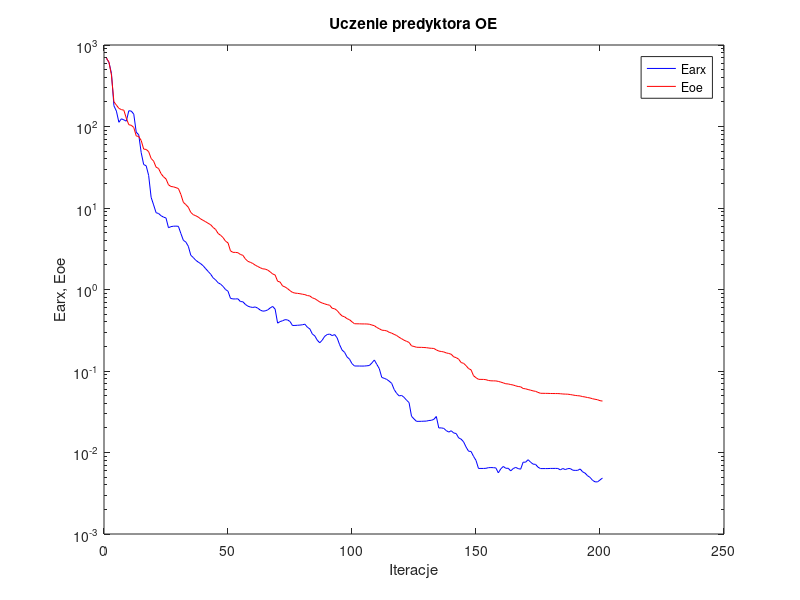
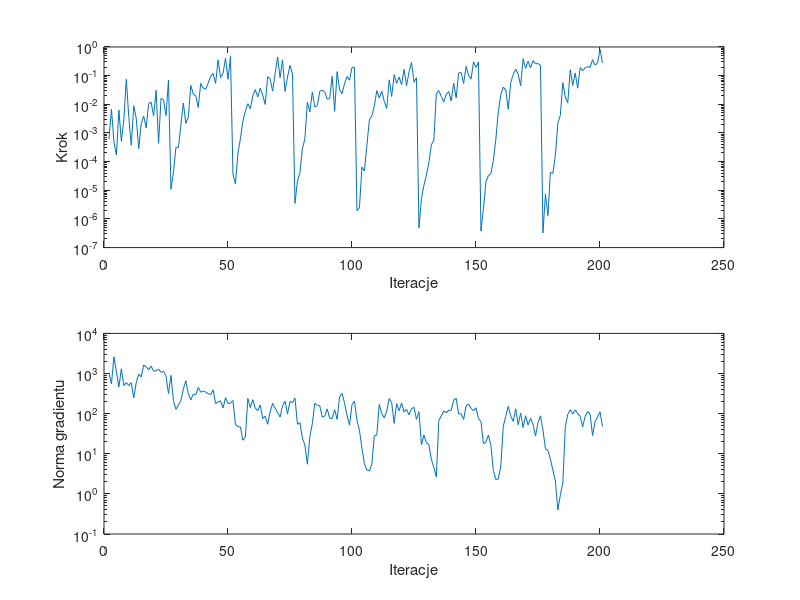

These charts were generated, in order, by the following MATLAB code:
%uczenie predyktora oe
clear all;
n=0; farx(n+1)=6.877276e+002; foe(n+1)=6.906692e+002; wspucz(n+1)=0.000000e+000; ng(n+1)=0.000000e+000;
%odnowa zmiennej metryki
n=1; farx(n+1)=6.121304e+002; foe(n+1)=6.142045e+002; krok(n+1)=6.048641e-004; ng(n+1)=1.034201e+003;
n=2; farx(n+1)=4.491600e+002; foe(n+1)=4.281762e+002; krok(n+1)=6.817777e-003; ng(n+1)=5.528603e+002;
n=3; farx(n+1)=1.795489e+002; foe(n+1)=2.010783e+002; krok(n+1)=4.835723e-004; ng(n+1)=2.615887e+003;
n=4; farx(n+1)=1.544669e+002; foe(n+1)=1.829976e+002; krok(n+1)=1.697983e-004; ng(n+1)=1.106286e+003;
n=5; farx(n+1)=1.127007e+002; foe(n+1)=1.668229e+002; krok(n+1)=6.227174e-003; ng(n+1)=4.627711e+002;
n=6; farx(n+1)=1.243019e+002; foe(n+1)=1.612782e+002; krok(n+1)=5.126539e-004; ng(n+1)=1.307448e+003;
n=7; farx(n+1)=1.206286e+002; foe(n+1)=1.583407e+002; krok(n+1)=2.926191e-003; ng(n+1)=5.010199e+002;
n=8; farx(n+1)=1.163053e+002; foe(n+1)=1.262883e+002; krok(n+1)=7.468693e-002; ng(n+1)=5.919645e+002;
n=9; farx(n+1)=1.561011e+002; foe(n+1)=1.051841e+002; krok(n+1)=3.544455e-003; ng(n+1)=5.013189e+002;
n=10; farx(n+1)=1.545985e+002; foe(n+1)=1.034677e+002; krok(n+1)=3.702988e-004; ng(n+1)=5.903693e+002;
n=11; farx(n+1)=1.418151e+002; foe(n+1)=9.732075e+001; krok(n+1)=8.929289e-003; ng(n+1)=2.458880e+002;
n=12; farx(n+1)=8.507602e+001; foe(n+1)=7.656527e+001; krok(n+1)=3.241860e-003; ng(n+1)=5.937557e+002;
n=13; farx(n+1)=7.916260e+001; foe(n+1)=7.546079e+001; krok(n+1)=2.842659e-004; ng(n+1)=9.679118e+002;
n=14; farx(n+1)=4.772507e+001; foe(n+1)=6.734848e+001; krok(n+1)=2.093764e-003; ng(n+1)=8.239509e+002;
n=15; farx(n+1)=3.411626e+001; foe(n+1)=5.280505e+001; krok(n+1)=3.868579e-003; ng(n+1)=1.628258e+003;
n=16; farx(n+1)=3.299999e+001; foe(n+1)=5.234912e+001; krok(n+1)=1.506590e-003; ng(n+1)=1.471470e+003;
n=17; farx(n+1)=2.511442e+001; foe(n+1)=4.913653e+001; krok(n+1)=1.048565e-002; ng(n+1)=1.239945e+003;
n=18; farx(n+1)=1.352797e+001; foe(n+1)=4.057074e+001; krok(n+1)=1.183106e-002; ng(n+1)=1.520851e+003;
n=19; farx(n+1)=1.092527e+001; foe(n+1)=3.761020e+001; krok(n+1)=3.888965e-003; ng(n+1)=1.152223e+003;
n=20; farx(n+1)=8.754844e+000; foe(n+1)=3.172079e+001; krok(n+1)=3.068686e-002; ng(n+1)=1.159369e+003;
n=21; farx(n+1)=8.564787e+000; foe(n+1)=3.053455e+001; krok(n+1)=4.363101e-004; ng(n+1)=1.285644e+003;
n=22; farx(n+1)=8.042048e+000; foe(n+1)=2.639310e+001; krok(n+1)=1.611092e-002; ng(n+1)=1.071162e+003;
n=23; farx(n+1)=7.731575e+000; foe(n+1)=2.413628e+001; krok(n+1)=1.450364e-002; ng(n+1)=1.145036e+003;
n=24; farx(n+1)=7.539250e+000; foe(n+1)=2.273264e+001; krok(n+1)=4.046033e-003; ng(n+1)=8.632741e+002;
n=25; farx(n+1)=5.726991e+000; foe(n+1)=1.927948e+001; krok(n+1)=7.071636e-002; ng(n+1)=3.183882e+002;
%odnowa zmiennej metryki
n=26; farx(n+1)=5.907699e+000; foe(n+1)=1.835455e+001; krok(n+1)=1.085468e-005; ng(n+1)=8.991285e+002;
n=27; farx(n+1)=5.976578e+000; foe(n+1)=1.818830e+001; krok(n+1)=4.135969e-005; ng(n+1)=2.114197e+002;
n=28; farx(n+1)=5.995680e+000; foe(n+1)=1.777060e+001; krok(n+1)=3.164277e-004; ng(n+1)=1.280825e+002;
n=29; farx(n+1)=5.958204e+000; foe(n+1)=1.733493e+001; krok(n+1)=3.044953e-004; ng(n+1)=1.667131e+002;
n=30; farx(n+1)=4.860263e+000; foe(n+1)=1.466622e+001; krok(n+1)=1.934772e-003; ng(n+1)=2.108480e+002;
n=31; farx(n+1)=4.015606e+000; foe(n+1)=1.174179e+001; krok(n+1)=1.109636e-002; ng(n+1)=4.095218e+002;
n=32; farx(n+1)=3.819310e+000; foe(n+1)=1.100881e+001; krok(n+1)=2.141344e-003; ng(n+1)=6.606894e+002;
n=33; farx(n+1)=3.390987e+000; foe(n+1)=1.021759e+001; krok(n+1)=3.621201e-003; ng(n+1)=3.116472e+002;
n=34; farx(n+1)=2.630553e+000; foe(n+1)=8.821121e+000; krok(n+1)=4.559356e-002; ng(n+1)=2.214520e+002;
n=35; farx(n+1)=2.467918e+000; foe(n+1)=8.280917e+000; krok(n+1)=2.272397e-002; ng(n+1)=3.058154e+002;
n=36; farx(n+1)=2.283941e+000; foe(n+1)=8.034509e+000; krok(n+1)=1.971968e-002; ng(n+1)=2.964477e+002;
n=37; farx(n+1)=2.170272e+000; foe(n+1)=7.741451e+000; krok(n+1)=7.809264e-003; ng(n+1)=4.510264e+002;
n=38; farx(n+1)=2.072439e+000; foe(n+1)=7.328345e+000; krok(n+1)=5.360061e-002; ng(n+1)=3.417681e+002;
n=39; farx(n+1)=1.953320e+000; foe(n+1)=7.052056e+000; krok(n+1)=3.637216e-002; ng(n+1)=3.649835e+002;
n=40; farx(n+1)=1.799671e+000; foe(n+1)=6.778375e+000; krok(n+1)=3.338729e-002; ng(n+1)=3.454090e+002;
n=41; farx(n+1)=1.665799e+000; foe(n+1)=6.487512e+000; krok(n+1)=5.507794e-002; ng(n+1)=3.141009e+002;
n=42; farx(n+1)=1.542025e+000; foe(n+1)=6.237589e+000; krok(n+1)=9.358032e-002; ng(n+1)=2.981858e+002;
n=43; farx(n+1)=1.391127e+000; foe(n+1)=5.770730e+000; krok(n+1)=1.186921e-001; ng(n+1)=3.921758e+002;
n=44; farx(n+1)=1.312565e+000; foe(n+1)=5.456619e+000; krok(n+1)=5.405940e-002; ng(n+1)=1.785623e+002;
n=45; farx(n+1)=1.210152e+000; foe(n+1)=4.873406e+000; krok(n+1)=3.550835e-001; ng(n+1)=1.937261e+002;
n=46; farx(n+1)=1.164477e+000; foe(n+1)=4.631045e+000; krok(n+1)=8.641149e-002; ng(n+1)=2.091057e+002;
n=47; farx(n+1)=1.091118e+000; foe(n+1)=4.338071e+000; krok(n+1)=1.200954e-001; ng(n+1)=1.388060e+002;
n=48; farx(n+1)=1.000193e+000; foe(n+1)=3.914306e+000; krok(n+1)=4.104871e-001; ng(n+1)=2.500677e+002;
n=49; farx(n+1)=9.526425e-001; foe(n+1)=3.735730e+000; krok(n+1)=7.462902e-002; ng(n+1)=1.778736e+002;
n=50; farx(n+1)=7.786887e-001; foe(n+1)=2.978539e+000; krok(n+1)=4.706699e-001; ng(n+1)=1.816951e+002;
%odnowa zmiennej metryki
n=51; farx(n+1)=7.662263e-001; foe(n+1)=2.857188e+000; krok(n+1)=3.666394e-005; ng(n+1)=2.121131e+002;
n=52; farx(n+1)=7.658635e-001; foe(n+1)=2.853689e+000; krok(n+1)=1.645830e-005; ng(n+1)=5.387626e+001;
n=53; farx(n+1)=7.687293e-001; foe(n+1)=2.828197e+000; krok(n+1)=1.985317e-004; ng(n+1)=4.726396e+001;
n=54; farx(n+1)=7.112094e-001; foe(n+1)=2.690440e+000; krok(n+1)=6.326141e-004; ng(n+1)=4.658504e+001;
n=55; farx(n+1)=7.073438e-001; foe(n+1)=2.625694e+000; krok(n+1)=2.586254e-003; ng(n+1)=2.168338e+001;
n=56; farx(n+1)=6.565107e-001; foe(n+1)=2.373943e+000; krok(n+1)=5.711090e-003; ng(n+1)=2.640175e+001;
n=57; farx(n+1)=6.248948e-001; foe(n+1)=2.218278e+000; krok(n+1)=1.048565e-002; ng(n+1)=2.400885e+002;
n=58; farx(n+1)=6.098735e-001; foe(n+1)=2.156302e+000; krok(n+1)=6.970662e-003; ng(n+1)=1.411804e+002;
n=59; farx(n+1)=6.026376e-001; foe(n+1)=2.085477e+000; krok(n+1)=1.960331e-002; ng(n+1)=2.222911e+002;
n=60; farx(n+1)=6.109944e-001; foe(n+1)=1.988540e+000; krok(n+1)=3.272372e-002; ng(n+1)=1.364406e+002;
n=61; farx(n+1)=5.896049e-001; foe(n+1)=1.914603e+000; krok(n+1)=1.802073e-002; ng(n+1)=1.193930e+002;
n=62; farx(n+1)=5.596627e-001; foe(n+1)=1.849532e+000; krok(n+1)=3.640360e-002; ng(n+1)=1.638666e+002;
n=63; farx(n+1)=5.424083e-001; foe(n+1)=1.793625e+000; krok(n+1)=2.038266e-002; ng(n+1)=7.569469e+001;
n=64; farx(n+1)=5.466645e-001; foe(n+1)=1.779913e+000; krok(n+1)=9.914684e-003; ng(n+1)=8.671241e+001;
n=65; farx(n+1)=5.615629e-001; foe(n+1)=1.731213e+000; krok(n+1)=9.089589e-002; ng(n+1)=5.433176e+001;
n=66; farx(n+1)=5.938459e-001; foe(n+1)=1.647569e+000; krok(n+1)=7.780615e-002; ng(n+1)=1.117619e+002;
n=67; farx(n+1)=6.201091e-001; foe(n+1)=1.551946e+000; krok(n+1)=2.896961e-002; ng(n+1)=1.807013e+002;
n=68; farx(n+1)=5.747918e-001; foe(n+1)=1.506990e+000; krok(n+1)=1.171506e-001; ng(n+1)=1.372049e+002;
n=69; farx(n+1)=3.866681e-001; foe(n+1)=1.264085e+000; krok(n+1)=4.500546e-001; ng(n+1)=1.065596e+002;
n=70; farx(n+1)=4.039050e-001; foe(n+1)=1.234377e+000; krok(n+1)=8.430727e-002; ng(n+1)=8.251290e+001;
n=71; farx(n+1)=4.135268e-001; foe(n+1)=1.106341e+000; krok(n+1)=3.556863e-001; ng(n+1)=1.564827e+002;
n=72; farx(n+1)=4.264738e-001; foe(n+1)=1.074457e+000; krok(n+1)=2.788178e-002; ng(n+1)=2.048972e+002;
n=73; farx(n+1)=4.235109e-001; foe(n+1)=1.025987e+000; krok(n+1)=8.973423e-002; ng(n+1)=9.718571e+001;
n=74; farx(n+1)=4.049765e-001; foe(n+1)=9.685170e-001; krok(n+1)=2.268193e-001; ng(n+1)=2.005778e+002;
n=75; farx(n+1)=3.617731e-001; foe(n+1)=9.213771e-001; krok(n+1)=1.144404e-001; ng(n+1)=1.861199e+002;
%odnowa zmiennej metryki
n=76; farx(n+1)=3.624177e-001; foe(n+1)=9.033940e-001; krok(n+1)=3.493217e-006; ng(n+1)=2.460435e+002;
n=77; farx(n+1)=3.640979e-001; foe(n+1)=8.973706e-001; krok(n+1)=2.097007e-005; ng(n+1)=5.421963e+001;
n=78; farx(n+1)=3.659909e-001; foe(n+1)=8.878784e-001; krok(n+1)=4.154824e-005; ng(n+1)=5.980278e+001;
n=79; farx(n+1)=3.691644e-001; foe(n+1)=8.758685e-001; krok(n+1)=2.802141e-004; ng(n+1)=2.469796e+001;
n=80; farx(n+1)=3.754774e-001; foe(n+1)=8.652192e-001; krok(n+1)=6.298318e-004; ng(n+1)=1.655401e+001;
n=81; farx(n+1)=3.446360e-001; foe(n+1)=8.427310e-001; krok(n+1)=1.199493e-002; ng(n+1)=5.472286e+000;
n=82; farx(n+1)=3.282073e-001; foe(n+1)=8.335401e-001; krok(n+1)=5.390749e-003; ng(n+1)=2.654829e+001;
n=83; farx(n+1)=2.848610e-001; foe(n+1)=7.903516e-001; krok(n+1)=2.667694e-002; ng(n+1)=5.688107e+001;
n=84; farx(n+1)=2.694687e-001; foe(n+1)=7.715682e-001; krok(n+1)=8.003391e-003; ng(n+1)=1.810925e+002;
n=85; farx(n+1)=2.386020e-001; foe(n+1)=7.376471e-001; krok(n+1)=8.966852e-003; ng(n+1)=1.592490e+002;
n=86; farx(n+1)=2.220092e-001; foe(n+1)=7.028260e-001; krok(n+1)=2.840322e-002; ng(n+1)=1.582928e+002;
n=87; farx(n+1)=2.392266e-001; foe(n+1)=6.822202e-001; krok(n+1)=3.144138e-002; ng(n+1)=8.133524e+001;
n=88; farx(n+1)=2.667496e-001; foe(n+1)=6.661409e-001; krok(n+1)=2.741623e-002; ng(n+1)=8.698483e+001;
n=89; farx(n+1)=2.802687e-001; foe(n+1)=6.518341e-001; krok(n+1)=1.506159e-002; ng(n+1)=1.310967e+002;
n=90; farx(n+1)=2.839506e-001; foe(n+1)=6.410190e-001; krok(n+1)=1.598198e-002; ng(n+1)=7.661188e+001;
n=91; farx(n+1)=2.719874e-001; foe(n+1)=5.880798e-001; krok(n+1)=9.595947e-002; ng(n+1)=7.525869e+001;
n=92; farx(n+1)=2.800456e-001; foe(n+1)=5.801002e-001; krok(n+1)=5.680993e-003; ng(n+1)=1.262168e+002;
n=93; farx(n+1)=2.553886e-001; foe(n+1)=5.524160e-001; krok(n+1)=1.383675e-001; ng(n+1)=7.168904e+001;
n=94; farx(n+1)=2.101689e-001; foe(n+1)=5.067864e-001; krok(n+1)=3.196395e-002; ng(n+1)=2.640239e+002;
n=95; farx(n+1)=1.809676e-001; foe(n+1)=4.735884e-001; krok(n+1)=2.340953e-002; ng(n+1)=3.205325e+002;
n=96; farx(n+1)=1.695322e-001; foe(n+1)=4.623860e-001; krok(n+1)=5.335388e-002; ng(n+1)=1.806431e+002;
n=97; farx(n+1)=1.489623e-001; foe(n+1)=4.387068e-001; krok(n+1)=9.282613e-002; ng(n+1)=9.068030e+001;
n=98; farx(n+1)=1.395941e-001; foe(n+1)=4.259611e-001; krok(n+1)=6.935426e-002; ng(n+1)=5.142473e+001;
n=99; farx(n+1)=1.230623e-001; foe(n+1)=4.012431e-001; krok(n+1)=1.940886e-001; ng(n+1)=1.670341e+002;
n=100; farx(n+1)=1.152389e-001; foe(n+1)=3.801653e-001; krok(n+1)=1.933624e-001; ng(n+1)=2.043830e+002;
%odnowa zmiennej metryki
n=101; farx(n+1)=1.151619e-001; foe(n+1)=3.794749e-001; krok(n+1)=1.948696e-006; ng(n+1)=6.815545e+001;
n=102; farx(n+1)=1.150833e-001; foe(n+1)=3.792000e-001; krok(n+1)=2.488118e-006; ng(n+1)=3.870194e+001;
n=103; farx(n+1)=1.149437e-001; foe(n+1)=3.781644e-001; krok(n+1)=6.375927e-005; ng(n+1)=1.365295e+001;
n=104; farx(n+1)=1.150796e-001; foe(n+1)=3.780654e-001; krok(n+1)=4.743595e-005; ng(n+1)=5.630254e+000;
n=105; farx(n+1)=1.158498e-001; foe(n+1)=3.775068e-001; krok(n+1)=3.716215e-004; ng(n+1)=3.928356e+000;
n=106; farx(n+1)=1.168042e-001; foe(n+1)=3.749709e-001; krok(n+1)=2.841023e-003; ng(n+1)=3.733532e+000;
n=107; farx(n+1)=1.254100e-001; foe(n+1)=3.664666e-001; krok(n+1)=3.973596e-003; ng(n+1)=5.485583e+000;
n=108; farx(n+1)=1.365949e-001; foe(n+1)=3.599410e-001; krok(n+1)=8.744518e-003; ng(n+1)=2.802672e+001;
n=109; farx(n+1)=1.205948e-001; foe(n+1)=3.418711e-001; krok(n+1)=3.010260e-002; ng(n+1)=2.927174e+001;
n=110; farx(n+1)=1.070011e-001; foe(n+1)=3.302526e-001; krok(n+1)=1.660195e-002; ng(n+1)=1.692809e+002;
n=111; farx(n+1)=8.346370e-002; foe(n+1)=3.171148e-001; krok(n+1)=2.868906e-002; ng(n+1)=9.953609e+001;
n=112; farx(n+1)=8.130178e-002; foe(n+1)=3.148766e-001; krok(n+1)=1.269968e-002; ng(n+1)=7.863544e+001;
n=113; farx(n+1)=7.887561e-002; foe(n+1)=3.108622e-001; krok(n+1)=7.088910e-003; ng(n+1)=1.148973e+002;
n=114; farx(n+1)=7.502968e-002; foe(n+1)=2.983400e-001; krok(n+1)=7.173481e-002; ng(n+1)=2.381570e+002;
n=115; farx(n+1)=7.055736e-002; foe(n+1)=2.914400e-001; krok(n+1)=1.875706e-002; ng(n+1)=1.889835e+002;
n=116; farx(n+1)=5.931840e-002; foe(n+1)=2.814450e-001; krok(n+1)=1.088405e-001; ng(n+1)=5.715456e+001;
n=117; farx(n+1)=5.318455e-002; foe(n+1)=2.725880e-001; krok(n+1)=5.335388e-002; ng(n+1)=1.783119e+002;
n=118; farx(n+1)=4.951758e-002; foe(n+1)=2.591893e-001; krok(n+1)=8.892157e-002; ng(n+1)=1.183963e+002;
n=119; farx(n+1)=5.013748e-002; foe(n+1)=2.490531e-001; krok(n+1)=4.858193e-002; ng(n+1)=1.851121e+002;
n=120; farx(n+1)=4.752167e-002; foe(n+1)=2.384792e-001; krok(n+1)=1.653712e-001; ng(n+1)=1.108487e+002;
n=121; farx(n+1)=4.380228e-002; foe(n+1)=2.313429e-001; krok(n+1)=4.438543e-002; ng(n+1)=1.287893e+002;
n=122; farx(n+1)=4.099619e-002; foe(n+1)=2.243700e-001; krok(n+1)=1.365450e-001; ng(n+1)=9.265816e+001;
n=123; farx(n+1)=2.783211e-002; foe(n+1)=2.035037e-001; krok(n+1)=2.876382e-001; ng(n+1)=1.327690e+002;
n=124; farx(n+1)=2.583763e-002; foe(n+1)=2.000351e-001; krok(n+1)=5.927401e-002; ng(n+1)=1.433591e+002;
n=125; farx(n+1)=2.411903e-002; foe(n+1)=1.956708e-001; krok(n+1)=8.430727e-002; ng(n+1)=7.199338e+001;
%odnowa zmiennej metryki
n=126; farx(n+1)=2.412493e-002; foe(n+1)=1.951616e-001; krok(n+1)=4.961464e-007; ng(n+1)=1.116629e+002;
n=127; farx(n+1)=2.414491e-002; foe(n+1)=1.950430e-001; krok(n+1)=5.134573e-006; ng(n+1)=1.659864e+001;
n=128; farx(n+1)=2.423317e-002; foe(n+1)=1.942280e-001; krok(n+1)=1.490654e-005; ng(n+1)=2.942370e+001;
n=129; farx(n+1)=2.428343e-002; foe(n+1)=1.933330e-001; krok(n+1)=3.415827e-005; ng(n+1)=1.893853e+001;
n=130; farx(n+1)=2.469577e-002; foe(n+1)=1.911989e-001; krok(n+1)=9.371042e-005; ng(n+1)=1.697491e+001;
n=131; farx(n+1)=2.483845e-002; foe(n+1)=1.899741e-001; krok(n+1)=3.870231e-004; ng(n+1)=7.180331e+000;
n=132; farx(n+1)=2.549932e-002; foe(n+1)=1.890782e-001; krok(n+1)=5.580127e-004; ng(n+1)=4.626684e+000;
n=133; farx(n+1)=2.766868e-002; foe(n+1)=1.816036e-001; krok(n+1)=2.362755e-002; ng(n+1)=2.642039e+000;
n=134; farx(n+1)=2.000534e-002; foe(n+1)=1.756067e-001; krok(n+1)=3.001959e-002; ng(n+1)=6.713419e+001;
n=135; farx(n+1)=2.005162e-002; foe(n+1)=1.735970e-001; krok(n+1)=1.902655e-002; ng(n+1)=8.743906e+001;
n=136; farx(n+1)=1.975992e-002; foe(n+1)=1.713698e-001; krok(n+1)=1.204622e-002; ng(n+1)=1.159158e+002;
n=137; farx(n+1)=1.858005e-002; foe(n+1)=1.667206e-001; krok(n+1)=2.243330e-002; ng(n+1)=1.056249e+002;
n=138; farx(n+1)=1.779931e-002; foe(n+1)=1.642159e-001; krok(n+1)=2.788178e-002; ng(n+1)=1.206302e+002;
n=139; farx(n+1)=1.848532e-002; foe(n+1)=1.605376e-001; krok(n+1)=1.309024e-002; ng(n+1)=1.214294e+002;
n=140; farx(n+1)=1.737257e-002; foe(n+1)=1.492353e-001; krok(n+1)=5.482403e-002; ng(n+1)=2.165593e+002;
n=141; farx(n+1)=1.709770e-002; foe(n+1)=1.458777e-001; krok(n+1)=1.673711e-002; ng(n+1)=2.423080e+002;
n=142; farx(n+1)=1.511502e-002; foe(n+1)=1.397801e-001; krok(n+1)=1.247419e-001; ng(n+1)=9.847964e+001;
n=143; farx(n+1)=1.458266e-002; foe(n+1)=1.269688e-001; krok(n+1)=1.284644e-001; ng(n+1)=9.906646e+001;
n=144; farx(n+1)=1.350616e-002; foe(n+1)=1.242022e-001; krok(n+1)=5.335388e-002; ng(n+1)=7.144189e+001;
n=145; farx(n+1)=1.166972e-002; foe(n+1)=1.162303e-001; krok(n+1)=2.114442e-001; ng(n+1)=1.543173e+002;
n=146; farx(n+1)=1.036703e-002; foe(n+1)=1.070728e-001; krok(n+1)=1.032026e-001; ng(n+1)=1.747210e+002;
n=147; farx(n+1)=1.030604e-002; foe(n+1)=1.034203e-001; krok(n+1)=7.596282e-002; ng(n+1)=1.344272e+002;
n=148; farx(n+1)=8.970264e-003; foe(n+1)=8.753313e-002; krok(n+1)=3.026849e-001; ng(n+1)=1.173436e+002;
n=149; farx(n+1)=7.997759e-003; foe(n+1)=8.272079e-002; krok(n+1)=1.935340e-001; ng(n+1)=1.399387e+002;
n=150; farx(n+1)=6.373661e-003; foe(n+1)=7.906244e-002; krok(n+1)=2.978305e-001; ng(n+1)=7.577494e+001;
%odnowa zmiennej metryki
n=151; farx(n+1)=6.374590e-003; foe(n+1)=7.890735e-002; krok(n+1)=3.753660e-007; ng(n+1)=6.378840e+001;
n=152; farx(n+1)=6.373824e-003; foe(n+1)=7.885260e-002; krok(n+1)=2.245085e-006; ng(n+1)=1.784634e+001;
n=153; farx(n+1)=6.397640e-003; foe(n+1)=7.822713e-002; krok(n+1)=1.961746e-005; ng(n+1)=1.952747e+001;
n=154; farx(n+1)=6.511622e-003; foe(n+1)=7.655785e-002; krok(n+1)=3.271506e-005; ng(n+1)=2.931034e+001;
n=155; farx(n+1)=6.535148e-003; foe(n+1)=7.580619e-002; krok(n+1)=3.773212e-005; ng(n+1)=1.613478e+001;
n=156; farx(n+1)=6.513727e-003; foe(n+1)=7.568599e-002; krok(n+1)=1.120667e-004; ng(n+1)=3.847255e+000;
n=157; farx(n+1)=6.474602e-003; foe(n+1)=7.558200e-002; krok(n+1)=6.015953e-004; ng(n+1)=2.282094e+000;
n=158; farx(n+1)=5.632103e-003; foe(n+1)=7.453719e-002; krok(n+1)=5.557598e-003; ng(n+1)=2.342050e+000;
n=159; farx(n+1)=6.303620e-003; foe(n+1)=7.305430e-002; krok(n+1)=2.219272e-002; ng(n+1)=4.872638e+000;
n=160; farx(n+1)=6.743686e-003; foe(n+1)=7.150520e-002; krok(n+1)=3.965402e-002; ng(n+1)=4.844494e+001;
n=161; farx(n+1)=6.405067e-003; foe(n+1)=6.973519e-002; krok(n+1)=3.172883e-002; ng(n+1)=8.578856e+001;
n=162; farx(n+1)=6.402873e-003; foe(n+1)=6.934881e-002; krok(n+1)=6.669234e-003; ng(n+1)=1.517612e+002;
n=163; farx(n+1)=5.946101e-003; foe(n+1)=6.818112e-002; krok(n+1)=5.722022e-002; ng(n+1)=8.713259e+001;
n=164; farx(n+1)=6.351703e-003; foe(n+1)=6.729411e-002; krok(n+1)=1.093143e-001; ng(n+1)=6.432597e+001;
n=165; farx(n+1)=6.565821e-003; foe(n+1)=6.573514e-002; krok(n+1)=1.686145e-001; ng(n+1)=1.321854e+002;
n=166; farx(n+1)=6.349873e-003; foe(n+1)=6.450644e-002; krok(n+1)=1.150668e-001; ng(n+1)=5.321972e+001;
n=167; farx(n+1)=6.241297e-003; foe(n+1)=6.399794e-002; krok(n+1)=4.366353e-002; ng(n+1)=1.027128e+002;
n=168; farx(n+1)=7.602234e-003; foe(n+1)=6.103201e-002; krok(n+1)=3.881773e-001; ng(n+1)=4.492670e+001;
n=169; farx(n+1)=7.605587e-003; foe(n+1)=6.045238e-002; krok(n+1)=1.794685e-001; ng(n+1)=8.886444e+001;
n=170; farx(n+1)=8.160051e-003; foe(n+1)=5.920842e-002; krok(n+1)=3.160606e-001; ng(n+1)=5.239259e+001;
n=171; farx(n+1)=7.615731e-003; foe(n+1)=5.819252e-002; krok(n+1)=1.884118e-001; ng(n+1)=7.644825e+001;
n=172; farx(n+1)=7.201910e-003; foe(n+1)=5.703575e-002; krok(n+1)=3.337297e-001; ng(n+1)=5.362765e+001;
n=173; farx(n+1)=7.155986e-003; foe(n+1)=5.632115e-002; krok(n+1)=2.577175e-001; ng(n+1)=2.791528e+001;
n=174; farx(n+1)=6.605673e-003; foe(n+1)=5.467055e-002; krok(n+1)=2.658374e-001; ng(n+1)=5.976878e+001;
n=175; farx(n+1)=6.350088e-003; foe(n+1)=5.329035e-002; krok(n+1)=2.268451e-001; ng(n+1)=8.835181e+001;
%odnowa zmiennej metryki
n=176; farx(n+1)=6.350436e-003; foe(n+1)=5.325128e-002; krok(n+1)=3.244166e-007; ng(n+1)=3.841174e+001;
n=177; farx(n+1)=6.350221e-003; foe(n+1)=5.316432e-002; krok(n+1)=7.425417e-006; ng(n+1)=1.336711e+001;
n=178; farx(n+1)=6.351446e-003; foe(n+1)=5.314604e-002; krok(n+1)=1.317288e-006; ng(n+1)=1.212303e+001;
n=179; farx(n+1)=6.376755e-003; foe(n+1)=5.298056e-002; krok(n+1)=4.185317e-005; ng(n+1)=7.349141e+000;
n=180; farx(n+1)=6.377634e-003; foe(n+1)=5.293402e-002; krok(n+1)=3.906606e-005; ng(n+1)=3.927205e+000;
n=181; farx(n+1)=6.382630e-003; foe(n+1)=5.287840e-002; krok(n+1)=1.629540e-004; ng(n+1)=2.093537e+000;
n=182; farx(n+1)=6.373342e-003; foe(n+1)=5.286208e-002; krok(n+1)=2.223715e-003; ng(n+1)=4.004613e-001;
n=183; farx(n+1)=6.121007e-003; foe(n+1)=5.262836e-002; krok(n+1)=4.065324e-003; ng(n+1)=9.263976e-001;
n=184; farx(n+1)=6.361610e-003; foe(n+1)=5.224860e-002; krok(n+1)=5.716001e-002; ng(n+1)=1.848011e+000;
n=185; farx(n+1)=6.175389e-003; foe(n+1)=5.206640e-002; krok(n+1)=1.810110e-002; ng(n+1)=4.565814e+001;
n=186; farx(n+1)=6.342752e-003; foe(n+1)=5.195633e-002; krok(n+1)=1.109636e-002; ng(n+1)=9.618236e+001;
n=187; farx(n+1)=6.356681e-003; foe(n+1)=5.142076e-002; krok(n+1)=1.600146e-001; ng(n+1)=1.258044e+002;
n=188; farx(n+1)=6.068828e-003; foe(n+1)=5.080968e-002; krok(n+1)=4.544795e-002; ng(n+1)=9.773829e+001;
n=189; farx(n+1)=6.032213e-003; foe(n+1)=5.016267e-002; krok(n+1)=1.231632e-001; ng(n+1)=1.232173e+002;
n=190; farx(n+1)=6.041333e-003; foe(n+1)=4.976720e-002; krok(n+1)=3.650930e-002; ng(n+1)=1.015228e+002;
n=191; farx(n+1)=6.278164e-003; foe(n+1)=4.943158e-002; krok(n+1)=1.919924e-001; ng(n+1)=8.559633e+001;
n=192; farx(n+1)=5.790116e-003; foe(n+1)=4.852673e-002; krok(n+1)=1.482879e-001; ng(n+1)=4.722809e+001;
n=193; farx(n+1)=5.579347e-003; foe(n+1)=4.800702e-002; krok(n+1)=1.845727e-001; ng(n+1)=8.480863e+001;
n=194; farx(n+1)=5.176534e-003; foe(n+1)=4.723438e-002; krok(n+1)=2.075249e-001; ng(n+1)=1.130197e+002;
n=195; farx(n+1)=4.951843e-003; foe(n+1)=4.666258e-002; krok(n+1)=1.943277e-001; ng(n+1)=9.705224e+001;
n=196; farx(n+1)=4.554467e-003; foe(n+1)=4.565439e-002; krok(n+1)=3.619299e-001; ng(n+1)=2.846102e+001;
n=197; farx(n+1)=4.366234e-003; foe(n+1)=4.500742e-002; krok(n+1)=2.343012e-001; ng(n+1)=6.368138e+001;
n=198; farx(n+1)=4.359549e-003; foe(n+1)=4.441311e-002; krok(n+1)=2.688700e-001; ng(n+1)=8.093967e+001;
n=199; farx(n+1)=4.602409e-003; foe(n+1)=4.325226e-002; krok(n+1)=8.316025e-001; ng(n+1)=1.110806e+002;
n=200; farx(n+1)=4.866316e-003; foe(n+1)=4.276670e-002; krok(n+1)=2.785378e-001; ng(n+1)=4.756854e+001;

figure; semilogy(farx,'b'); hold on; semilogy(foe,'r'); xlabel('Iteracje'); ylabel('Earx, Eoe'); legend('Earx','Eoe'); title('Uczenie predyktora OE');
figure; subplot(2,1,1); semilogy(krok); xlabel('Iteracje'); ylabel('Krok');
subplot(2,1,2); semilogy(ng); xlabel('Iteracje'); ylabel('Norma gradientu');
Earx=farx(n+1)
Eoe=foe(n+1)
